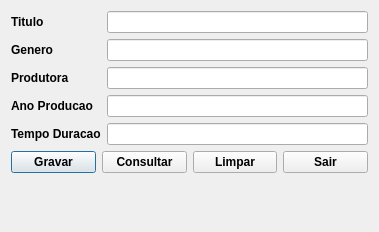
<?xml version="1.0" encoding="UTF-8"?>
<ui version="4.0">
 <class>frmCad_Video</class>
 <widget class="QDialog" name="frmCad_Video">
  <property name="geometry">
   <rect>
    <x>0</x>
    <y>0</y>
    <width>379</width>
    <height>232</height>
   </rect>
  </property>
  <property name="windowTitle">
   <string>Video</string>
  </property>
  <layout class="QFormLayout" name="formLayout">
   <item row="0" column="0">
    <widget class="QLabel" name="tituloLabel">
     <property name="font">
      <font>
       <weight>75</weight>
       <bold>true</bold>
      </font>
     </property>
     <property name="text">
      <string>Titulo</string>
     </property>
    </widget>
   </item>
   <item row="0" column="1">
    <widget class="QLineEdit" name="LineEditTitulo"/>
   </item>
   <item row="1" column="0">
    <widget class="QLabel" name="LabelGenero">
     <property name="font">
      <font>
       <weight>75</weight>
       <bold>true</bold>
      </font>
     </property>
     <property name="text">
      <string>Genero</string>
     </property>
    </widget>
   </item>
   <item row="1" column="1">
    <widget class="QLineEdit" name="LineEditGenero"/>
   </item>
   <item row="2" column="0">
    <widget class="QLabel" name="LabelProdutora">
     <property name="font">
      <font>
       <weight>75</weight>
       <bold>true</bold>
      </font>
     </property>
     <property name="text">
      <string>Produtora</string>
     </property>
    </widget>
   </item>
   <item row="2" column="1">
    <widget class="QLineEdit" name="LineEditProdutora"/>
   </item>
   <item row="3" column="0">
    <widget class="QLabel" name="LabelAnoProducao">
     <property name="font">
      <font>
       <weight>75</weight>
       <bold>true</bold>
      </font>
     </property>
     <property name="text">
      <string>Ano Producao</string>
     </property>
    </widget>
   </item>
   <item row="3" column="1">
    <widget class="QLineEdit" name="LineEditAnoProducao"/>
   </item>
   <item row="4" column="0">
    <widget class="QLabel" name="LabelTempoDuracao">
     <property name="font">
      <font>
       <weight>75</weight>
       <bold>true</bold>
      </font>
     </property>
     <property name="text">
      <string>Tempo Duracao</string>
     </property>
    </widget>
   </item>
   <item row="4" column="1">
    <widget class="QLineEdit" name="LineEditTempoDuracao"/>
   </item>
   <item row="5" column="0" colspan="2">
    <layout class="QHBoxLayout" name="horizontalLayout">
     <item>
      <widget class="QPushButton" name="pushButtonGravar">
       <property name="font">
        <font>
         <weight>75</weight>
         <bold>true</bold>
        </font>
       </property>
       <property name="cursor">
        <cursorShape>PointingHandCursor</cursorShape>
       </property>
       <property name="text">
        <string>Gravar</string>
       </property>
      </widget>
     </item>
     <item>
      <widget class="QPushButton" name="pushButtonConsultar">
       <property name="font">
        <font>
         <weight>75</weight>
         <bold>true</bold>
        </font>
       </property>
       <property name="cursor">
        <cursorShape>PointingHandCursor</cursorShape>
       </property>
       <property name="text">
        <string>Consultar</string>
       </property>
      </widget>
     </item>
     <item>
      <widget class="QPushButton" name="pushButtonLimpar">
       <property name="font">
        <font>
         <weight>75</weight>
         <bold>true</bold>
        </font>
       </property>
       <property name="cursor">
        <cursorShape>PointingHandCursor</cursorShape>
       </property>
       <property name="text">
        <string>Limpar</string>
       </property>
      </widget>
     </item>
     <item>
      <widget class="QPushButton" name="pushButtonSair">
       <property name="font">
        <font>
         <weight>75</weight>
         <bold>true</bold>
        </font>
       </property>
       <property name="cursor">
        <cursorShape>PointingHandCursor</cursorShape>
       </property>
       <property name="text">
        <string>Sair</string>
       </property>
      </widget>
     </item>
    </layout>
   </item>
  </layout>
 </widget>
 <resources/>
 <connections/>
</ui>
